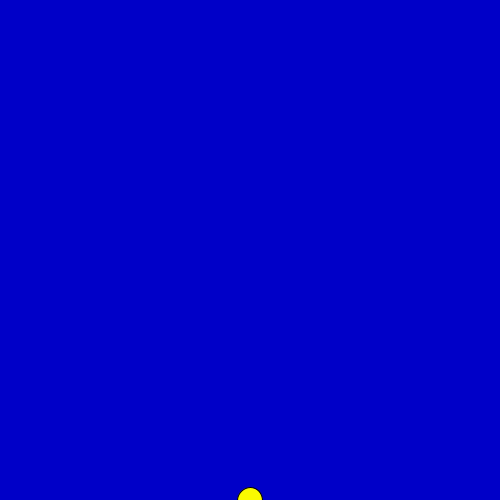
Frame 1 (no input)
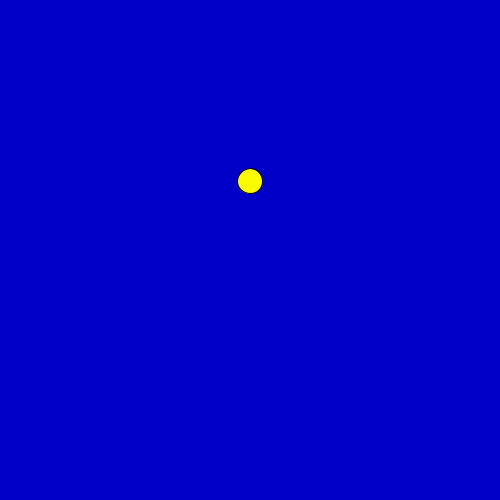
Frame 60 (the mouse pressed at the canvas centre just before this capture)
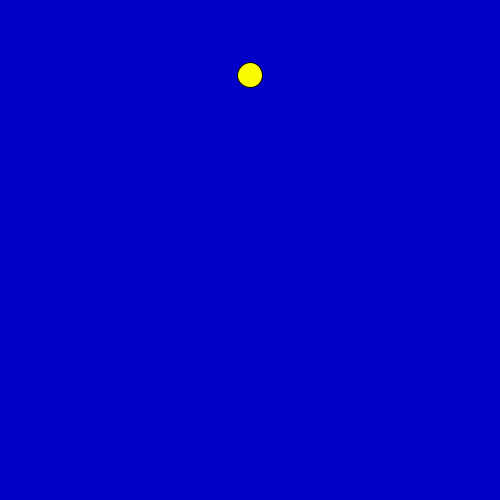
Frame 120 (the mouse held since frame 60 and released just before this capture)

The Processing sketch that drew these frames (run headless with seeded random() and noise(); from frame 60 on, the mouse is pressed at the canvas centre):

// Processing sketch: bila5hvat_p
// ── bila5hvat_p.pde
//"BILA" - MODEL RUCHU PUNKTU MATERIALNEGO - kolejne przybliżenia
//Program Processingu w trybie 2 - z widocznymi funkcjami
//-////////////////////////////////////////////////////////////////

int FR=50; //Na ile kroków dzielimy sekundę?

void setup() //Jest wykonywane raz - po uruchomieniu
{
  size(500,500);
  //noSmooth(); //Bez wygładzania linii? Po prostu odkomentować 
  fill(250,250,0);
  frameRate(FR);
}

float h=0;
float v=300; //Prędkość w pikselach/SEKUNDĘ (!)
float a=-50; //Przyśpieszenie/hamowanie

void draw() //Jest wykonywane w niewidocznej pętli
{
  //Wizualizacja
  background(0,0,200); //rgB
  ellipse(width/2,height-h,25,25);
  
  //Właściwy model
  v+=a*1/FR; //Powiększ prędkość o zmianę prędkości czyli przyśpieszenie pomnożone  przez jednostkę czasu 
  h+=v*1/FR; //Powiększ wysokość o drogę czyli prędkość pomnożoną przez jednostkę czasu
  //print(v,' '); //,h,"; ");
  //print(h," ");
  
  //Nie kadrujemy! Odbijamy od ścianek okna!
  //jeżeli h mniejsze od 0 albo h większe niż wysokość okna
  if(h<0)
  {
    v=-v; //Odwrócenie kierunku prędkości
    h=0; //Troszkę oszukujemy, tym mniej im większe FR
  }
  else
  if(height<h)
  {
    v=-v; //Odwrócenie kierunku prędkości
    h=height; //Troszkę oszukujemy
  }

}

// https://github.com/borkowsk/bookProcessingPL
